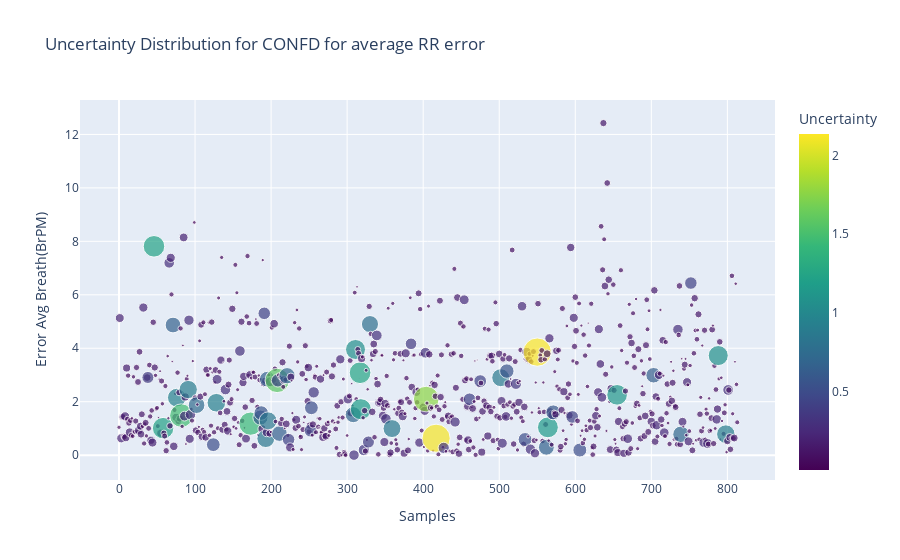
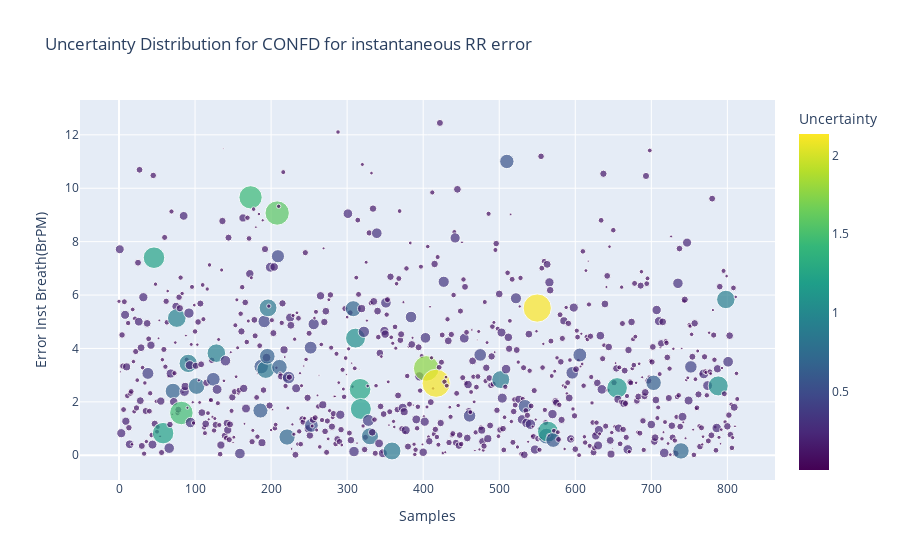

The notebook cell these images were saved under, in order:
### Code cell
if input_conf == 'confb':
    fig1 = px.scatter(data_confb,x = 'Samples', y="Absolute Error (BrPM)",title="Epistemic Uncertainty Distribution for "+input_conf.upper(),
                     color="Uncertainty", color_continuous_scale=px.colors.sequential.Viridis,size='Uncertainty')
    fig1.show()

if input_conf == 'confa':
    fig1 = px.scatter(data_confa,x = 'Samples', y="Absolute Error (BrPM)",title="Epistemic Uncertainty Distribution for "+input_conf.upper(),
                   color="Uncertainty", color_continuous_scale=px.colors.sequential.Viridis)
    fig1.show()

if input_conf == 'confd':
    fig1 = px.scatter(data_confd,x = 'Samples', y="Error Avg Breath(BrPM)",title="Uncertainty Distribution for "+input_conf.upper()+ " for average RR error" ,
                     color="Uncertainty", color_continuous_scale=px.colors.sequential.Viridis,size='Uncertainty')
    
    fig2 = px.scatter(data_confd,x = 'Samples', y="Error Inst Breath(BrPM)",title="Uncertainty Distribution for "+input_conf.upper()+ " for instantaneous RR error" ,
                     color="Uncertainty", color_continuous_scale=px.colors.sequential.Viridis,size='Uncertainty')
    fig1.show()
    fig2.show()
     

if input_conf == 'conff':
    fig1 = px.scatter(data_conff,x = 'Samples', y="Error Avg Breath(BrPM)",title="Uncertainty Distribution for "+input_conf.upper()+ " for average RR error" ,
                     color="Uncertainty", color_continuous_scale=px.colors.sequential.Viridis,size='Uncertainty')
    
    fig2 = px.scatter(data_conff,x = 'Samples', y="Error Inst Breath(BrPM)",title="Uncertainty Distribution for "+input_conf.upper()+ " for instantaneous RR error" ,
                     color="Uncertainty", color_continuous_scale=px.colors.sequential.Viridis,size='Uncertainty')
    fig1.show()
    fig2.show()
    
if input_conf == 'confc':
    fig1 = px.scatter(data_confc,x = 'Samples', y="Error Avg Breath(BrPM)",title="Uncertainty Distribution for "+input_conf.upper()+ " for average RR error" ,
                     color="Uncertainty", color_continuous_scale=px.colors.sequential.Viridis)
    
    fig2 = px.scatter(data_confc,x = 'Samples', y="Error Inst Breath(BrPM)",title="Uncertainty Distribution for "+input_conf.upper()+ " for instantaneous RR error" ,
                     color="Uncertainty", color_continuous_scale=px.colors.sequential.Viridis)
    fig1.show()
    fig2.show()
    
if input_conf == 'confe':
    fig1 = px.scatter(data_confe,x = 'Samples', y="Error Avg Breath(BrPM)",title="Uncertainty Distribution for "+input_conf.upper()+ " for average RR error" ,
                     color="Uncertainty", color_continuous_scale=px.colors.sequential.Viridis)
    
    fig2 = px.scatter(data_confe,x = 'Samples', y="Error Inst Breath(BrPM)",title="Uncertainty Distribution for "+input_conf.upper()+ " for instantaneous RR error" ,
                     color="Uncertainty", color_continuous_scale=px.colors.sequential.Viridis)
    fig1.show()
    fig2.show()

### Figure 1 — Plotly figure (JSON) as saved in the notebook; plotly's stock layout.template omitted (floating-point values rounded to 4 significant figures; data arrays with more than 128 entries replaced by an {"elided": "..."} marker saying what was removed)
{"data": [{"hovertemplate": "Samples=%{x}<br>Error Avg Breath(BrPM)=%{y}<br>Uncertainty=%{marker.color}<extra></extra>", "legendgroup": "", "marker": {"color": {"elided": "814 float values"}, "coloraxis": "coloraxis", "size": {"elided": "814 float values"}, "sizemode": "area", "sizeref": 0.005338, "symbol": "circle"}, "mode": "markers", "name": "", "orientation": "v", "showlegend": false, "type": "scatter", "x": {"elided": "814 int values"}, "xaxis": "x", "y": {"elided": "814 float values"}, "yaxis": "y"}], "layout": {"coloraxis": {"colorbar": {"title": {"text": "Uncertainty"}}, "colorscale": [[0, "#440154"], [0.1111, "#482878"], [0.2222, "#3e4989"], [0.3333, "#31688e"], [0.4444, "#26828e"], [0.5556, "#1f9e89"], [0.6667, "#35b779"], [0.7778, "#6ece58"], [0.8889, "#b5de2b"], [1, "#fde725"]]}, "legend": {"itemsizing": "constant", "tracegroupgap": 0}, "title": {"text": "Uncertainty Distribution for CONFD for average RR error"}, "xaxis": {"anchor": "y", "domain": [0, 1], "title": {"text": "Samples"}}, "yaxis": {"anchor": "x", "domain": [0, 1], "title": {"text": "Error Avg Breath(BrPM)"}}}}

### Figure 2 — Plotly figure (JSON) as saved in the notebook; plotly's stock layout.template omitted (floating-point values rounded to 4 significant figures; data arrays with more than 128 entries replaced by an {"elided": "..."} marker saying what was removed)
{"data": [{"hovertemplate": "Samples=%{x}<br>Error Inst Breath(BrPM)=%{y}<br>Uncertainty=%{marker.color}<extra></extra>", "legendgroup": "", "marker": {"color": {"elided": "814 float values"}, "coloraxis": "coloraxis", "size": {"elided": "814 float values"}, "sizemode": "area", "sizeref": 0.005338, "symbol": "circle"}, "mode": "markers", "name": "", "orientation": "v", "showlegend": false, "type": "scatter", "x": {"elided": "814 int values"}, "xaxis": "x", "y": {"elided": "814 float values"}, "yaxis": "y"}], "layout": {"coloraxis": {"colorbar": {"title": {"text": "Uncertainty"}}, "colorscale": [[0, "#440154"], [0.1111, "#482878"], [0.2222, "#3e4989"], [0.3333, "#31688e"], [0.4444, "#26828e"], [0.5556, "#1f9e89"], [0.6667, "#35b779"], [0.7778, "#6ece58"], [0.8889, "#b5de2b"], [1, "#fde725"]]}, "legend": {"itemsizing": "constant", "tracegroupgap": 0}, "title": {"text": "Uncertainty Distribution for CONFD for instantaneous RR error"}, "xaxis": {"anchor": "y", "domain": [0, 1], "title": {"text": "Samples"}}, "yaxis": {"anchor": "x", "domain": [0, 1], "title": {"text": "Error Inst Breath(BrPM)"}}}}
